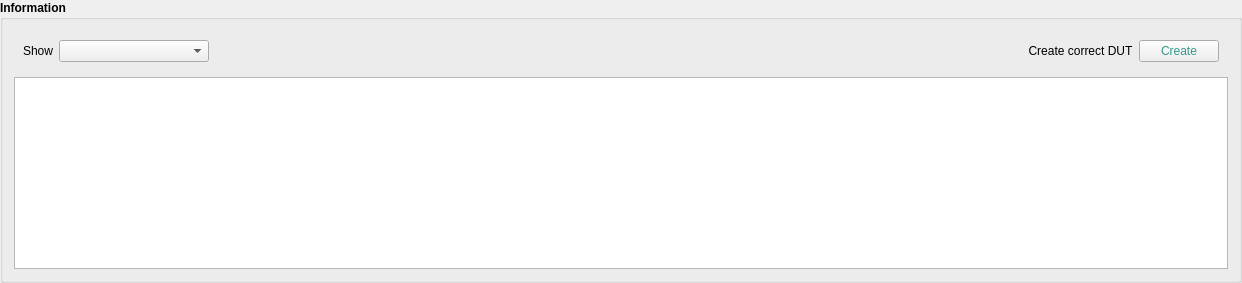
     <widget class="QGroupBox" name="groupBox_info">
      <property name="font">
       <font>
        <family>MS Shell Dlg 2</family>
        <weight>75</weight>
        <bold>true</bold>
       </font>
      </property>
      <property name="title">
       <string>Information</string>
      </property>
      <layout class="QVBoxLayout" name="verticalLayout_2">
       <item>
        <widget class="QWidget" name="widget_9" native="true">
         <layout class="QHBoxLayout" name="horizontalLayout_8">
          <item>
           <widget class="QLabel" name="label_7">
            <property name="maximumSize">
             <size>
              <width>38</width>
              <height>16777215</height>
             </size>
            </property>
            <property name="font">
             <font>
              <family>Arial</family>
              <weight>50</weight>
              <bold>false</bold>
             </font>
            </property>
            <property name="text">
             <string>Show</string>
            </property>
           </widget>
          </item>
          <item>
           <widget class="QComboBox" name="comboBox_file">
            <property name="minimumSize">
             <size>
              <width>150</width>
              <height>0</height>
             </size>
            </property>
            <property name="maximumSize">
             <size>
              <width>200</width>
              <height>16777215</height>
             </size>
            </property>
            <property name="font">
             <font>
              <family>MS Shell Dlg 2</family>
              <weight>50</weight>
              <bold>false</bold>
             </font>
            </property>
           </widget>
          </item>
          <item>
           <spacer name="horizontalSpacer">
            <property name="orientation">
             <enum>Qt::Horizontal</enum>
            </property>
            <property name="sizeType">
             <enum>QSizePolicy::Expanding</enum>
            </property>
            <property name="sizeHint" stdset="0">
             <size>
              <width>400</width>
              <height>20</height>
             </size>
            </property>
           </spacer>
          </item>
          <item>
           <widget class="QLabel" name="label_file">
            <property name="text">
             <string/>
            </property>
           </widget>
          </item>
          <item>
           <spacer name="horizontalSpacer_2">
            <property name="orientation">
             <enum>Qt::Horizontal</enum>
            </property>
            <property name="sizeHint" stdset="0">
             <size>
              <width>400</width>
              <height>20</height>
             </size>
            </property>
           </spacer>
          </item>
          <item>
           <widget class="QLabel" name="label_4">
            <property name="font">
             <font>
              <family>MS Shell Dlg 2</family>
              <weight>50</weight>
              <bold>false</bold>
             </font>
            </property>
            <property name="text">
             <string>Create correct DUT</string>
            </property>
            <property name="alignment">
             <set>Qt::AlignCenter</set>
            </property>
           </widget>
          </item>
          <item>
           <widget class="QPushButton" name="pushButton_correct_dut">
            <property name="palette">
             <palette>
              <active>
               <colorrole role="ButtonText">
                <brush brushstyle="SolidPattern">
                 <color alpha="255">
                  <red>54</red>
                  <green>154</green>
                  <blue>141</blue>
                 </color>
                </brush>
               </colorrole>
              </active>
              <inactive>
               <colorrole role="ButtonText">
                <brush brushstyle="SolidPattern">
                 <color alpha="255">
                  <red>54</red>
                  <green>154</green>
                  <blue>141</blue>
                 </color>
                </brush>
               </colorrole>
              </inactive>
              <disabled>
               <colorrole role="ButtonText">
                <brush brushstyle="SolidPattern">
                 <color alpha="255">
                  <red>239</red>
                  <green>239</green>
                  <blue>239</blue>
                 </color>
                </brush>
               </colorrole>
              </disabled>
             </palette>
            </property>
            <property name="font">
             <font>
              <family>MS Shell Dlg 2</family>
              <weight>50</weight>
              <bold>false</bold>
             </font>
            </property>
            <property name="text">
             <string>Create</string>
            </property>
           </widget>
          </item>
         </layout>
        </widget>
       </item>
       <item>
        <widget class="QTableView" name="tableView_temp">
         <property name="font">
          <font>
           <family>MS Shell Dlg 2</family>
           <weight>50</weight>
           <bold>false</bold>
          </font>
         </property>
        </widget>
       </item>
      </layout>
     </widget>
